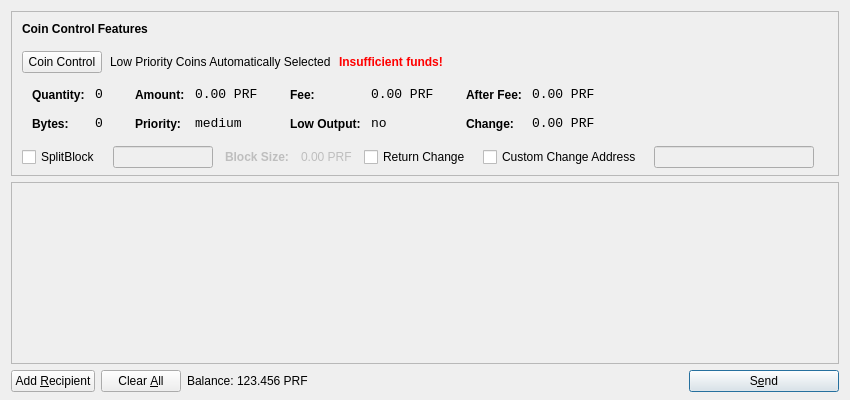
<?xml version="1.0" encoding="UTF-8"?>
<ui version="4.0">
 <class>SendCoinsDialog</class>
 <widget class="QDialog" name="SendCoinsDialog">
  <property name="geometry">
   <rect>
    <x>0</x>
    <y>0</y>
    <width>850</width>
    <height>400</height>
   </rect>
  </property>
  <property name="windowTitle">
   <string>Send Coins</string>
  </property>
  <layout class="QVBoxLayout" name="verticalLayout" stretch="0,1,0">
   <property name="bottomMargin">
    <number>8</number>
   </property>
   <item>
    <widget class="QFrame" name="frameCoinControl">
     <property name="sizePolicy">
      <sizepolicy hsizetype="Expanding" vsizetype="Expanding">
       <horstretch>0</horstretch>
       <verstretch>0</verstretch>
      </sizepolicy>
     </property>
     <property name="maximumSize">
      <size>
       <width>16777215</width>
       <height>16777215</height>
      </size>
     </property>
     <property name="frameShape">
      <enum>QFrame::StyledPanel</enum>
     </property>
     <property name="frameShadow">
      <enum>QFrame::Sunken</enum>
     </property>
     <layout class="QVBoxLayout" name="verticalLayoutCoinControl2">
      <property name="spacing">
       <number>6</number>
      </property>
      <property name="leftMargin">
       <number>0</number>
      </property>
      <property name="topMargin">
       <number>0</number>
      </property>
      <property name="rightMargin">
       <number>0</number>
      </property>
      <property name="bottomMargin">
       <number>6</number>
      </property>
      <item>
       <layout class="QVBoxLayout" name="verticalLayoutCoinControl" stretch="0,0,0,0,1">
        <property name="spacing">
         <number>0</number>
        </property>
        <property name="leftMargin">
         <number>10</number>
        </property>
        <property name="topMargin">
         <number>10</number>
        </property>
        <item>
         <layout class="QHBoxLayout" name="horizontalLayoutCoinControl1">
          <property name="bottomMargin">
           <number>15</number>
          </property>
          <item>
           <widget class="QLabel" name="labelCoinControlFeatures">
            <property name="sizePolicy">
             <sizepolicy hsizetype="Preferred" vsizetype="Maximum">
              <horstretch>0</horstretch>
              <verstretch>0</verstretch>
             </sizepolicy>
            </property>
            <property name="font">
             <font>
              <weight>75</weight>
              <bold>true</bold>
             </font>
            </property>
            <property name="styleSheet">
             <string notr="true">font-weight:bold;</string>
            </property>
            <property name="text">
             <string>Coin Control Features</string>
            </property>
           </widget>
          </item>
         </layout>
        </item>
        <item>
         <layout class="QHBoxLayout" name="horizontalLayoutCoinControl2" stretch="0,0,0,0">
          <property name="spacing">
           <number>8</number>
          </property>
          <property name="bottomMargin">
           <number>10</number>
          </property>
          <item>
           <widget class="QPushButton" name="pushButtonCoinControl">
            <property name="styleSheet">
             <string notr="true"/>
            </property>
            <property name="text">
             <string>Coin Control</string>
            </property>
           </widget>
          </item>
          <item>
           <widget class="QLabel" name="labelCoinControlAutomaticallySelected">
            <property name="text">
             <string>Low Priority Coins Automatically Selected</string>
            </property>
            <property name="margin">
             <number>5</number>
            </property>
           </widget>
          </item>
          <item>
           <widget class="QLabel" name="labelCoinControlInsuffFunds">
            <property name="font">
             <font>
              <weight>75</weight>
              <bold>true</bold>
             </font>
            </property>
            <property name="styleSheet">
             <string notr="true">color:red;font-weight:bold;</string>
            </property>
            <property name="text">
             <string>Insufficient funds!</string>
            </property>
            <property name="margin">
             <number>5</number>
            </property>
           </widget>
          </item>
          <item>
           <spacer name="horizontalSpacerCoinControl">
            <property name="orientation">
             <enum>Qt::Horizontal</enum>
            </property>
            <property name="sizeHint" stdset="0">
             <size>
              <width>40</width>
              <height>1</height>
             </size>
            </property>
           </spacer>
          </item>
         </layout>
        </item>
        <item>
         <widget class="QWidget" name="widgetCoinControl" native="true">
          <property name="sizePolicy">
           <sizepolicy hsizetype="Preferred" vsizetype="Preferred">
            <horstretch>0</horstretch>
            <verstretch>0</verstretch>
           </sizepolicy>
          </property>
          <property name="minimumSize">
           <size>
            <width>0</width>
            <height>0</height>
           </size>
          </property>
          <property name="styleSheet">
           <string notr="true"/>
          </property>
          <layout class="QHBoxLayout" name="horizontalLayoutCoinControl5">
           <property name="margin">
            <number>0</number>
           </property>
           <item>
            <layout class="QHBoxLayout" name="horizontalLayoutCoinControl3" stretch="0,0,0,1">
             <property name="spacing">
              <number>20</number>
             </property>
             <property name="topMargin">
              <number>0</number>
             </property>
             <property name="bottomMargin">
              <number>10</number>
             </property>
             <item>
              <layout class="QFormLayout" name="formLayoutCoinControl1">
               <property name="horizontalSpacing">
                <number>10</number>
               </property>
               <property name="verticalSpacing">
                <number>14</number>
               </property>
               <property name="leftMargin">
                <number>10</number>
               </property>
               <property name="topMargin">
                <number>4</number>
               </property>
               <property name="rightMargin">
                <number>6</number>
               </property>
               <item row="0" column="0">
                <widget class="QLabel" name="labelCoinControlQuantityText">
                 <property name="styleSheet">
                  <string notr="true">font-weight:bold;</string>
                 </property>
                 <property name="text">
                  <string>Quantity:</string>
                 </property>
                 <property name="margin">
                  <number>0</number>
                 </property>
                </widget>
               </item>
               <item row="0" column="1">
                <widget class="QLabel" name="labelCoinControlQuantity">
                 <property name="font">
                  <font>
                   <family>Monospace</family>
                   <pointsize>10</pointsize>
                  </font>
                 </property>
                 <property name="cursor">
                  <cursorShape>IBeamCursor</cursorShape>
                 </property>
                 <property name="contextMenuPolicy">
                  <enum>Qt::ActionsContextMenu</enum>
                 </property>
                 <property name="text">
                  <string>0</string>
                 </property>
                 <property name="margin">
                  <number>0</number>
                 </property>
                 <property name="textInteractionFlags">
                  <set>Qt::LinksAccessibleByMouse|Qt::TextSelectableByKeyboard|Qt::TextSelectableByMouse</set>
                 </property>
                </widget>
               </item>
               <item row="1" column="0">
                <widget class="QLabel" name="labelCoinControlBytesText">
                 <property name="styleSheet">
                  <string notr="true">font-weight:bold;</string>
                 </property>
                 <property name="text">
                  <string>Bytes:</string>
                 </property>
                </widget>
               </item>
               <item row="1" column="1">
                <widget class="QLabel" name="labelCoinControlBytes">
                 <property name="font">
                  <font>
                   <family>Monospace</family>
                   <pointsize>10</pointsize>
                  </font>
                 </property>
                 <property name="cursor">
                  <cursorShape>IBeamCursor</cursorShape>
                 </property>
                 <property name="contextMenuPolicy">
                  <enum>Qt::ActionsContextMenu</enum>
                 </property>
                 <property name="text">
                  <string>0</string>
                 </property>
                 <property name="textInteractionFlags">
                  <set>Qt::LinksAccessibleByMouse|Qt::TextSelectableByKeyboard|Qt::TextSelectableByMouse</set>
                 </property>
                </widget>
               </item>
              </layout>
             </item>
             <item>
              <layout class="QFormLayout" name="formLayoutCoinControl2">
               <property name="horizontalSpacing">
                <number>10</number>
               </property>
               <property name="verticalSpacing">
                <number>14</number>
               </property>
               <property name="leftMargin">
                <number>6</number>
               </property>
               <property name="topMargin">
                <number>4</number>
               </property>
               <property name="rightMargin">
                <number>6</number>
               </property>
               <item row="0" column="0">
                <widget class="QLabel" name="labelCoinControlAmountText">
                 <property name="styleSheet">
                  <string notr="true">font-weight:bold;</string>
                 </property>
                 <property name="text">
                  <string>Amount:</string>
                 </property>
                 <property name="margin">
                  <number>0</number>
                 </property>
                </widget>
               </item>
               <item row="0" column="1">
                <widget class="QLabel" name="labelCoinControlAmount">
                 <property name="font">
                  <font>
                   <family>Monospace</family>
                   <pointsize>10</pointsize>
                  </font>
                 </property>
                 <property name="cursor">
                  <cursorShape>IBeamCursor</cursorShape>
                 </property>
                 <property name="contextMenuPolicy">
                  <enum>Qt::ActionsContextMenu</enum>
                 </property>
                 <property name="text">
                  <string>0.00 PRF</string>
                 </property>
                 <property name="textInteractionFlags">
                  <set>Qt::LinksAccessibleByMouse|Qt::TextSelectableByKeyboard|Qt::TextSelectableByMouse</set>
                 </property>
                </widget>
               </item>
               <item row="1" column="0">
                <widget class="QLabel" name="labelCoinControlPriorityText">
                 <property name="styleSheet">
                  <string notr="true">font-weight:bold;</string>
                 </property>
                 <property name="text">
                  <string>Priority:</string>
                 </property>
                </widget>
               </item>
               <item row="1" column="1">
                <widget class="QLabel" name="labelCoinControlPriority">
                 <property name="font">
                  <font>
                   <family>Monospace</family>
                   <pointsize>10</pointsize>
                  </font>
                 </property>
                 <property name="cursor">
                  <cursorShape>IBeamCursor</cursorShape>
                 </property>
                 <property name="contextMenuPolicy">
                  <enum>Qt::ActionsContextMenu</enum>
                 </property>
                 <property name="text">
                  <string>medium</string>
                 </property>
                 <property name="textInteractionFlags">
                  <set>Qt::LinksAccessibleByMouse|Qt::TextSelectableByKeyboard|Qt::TextSelectableByMouse</set>
                 </property>
                </widget>
               </item>
              </layout>
             </item>
             <item>
              <layout class="QFormLayout" name="formLayoutCoinControl3">
               <property name="horizontalSpacing">
                <number>10</number>
               </property>
               <property name="verticalSpacing">
                <number>14</number>
               </property>
               <property name="leftMargin">
                <number>6</number>
               </property>
               <property name="topMargin">
                <number>4</number>
               </property>
               <property name="rightMargin">
                <number>6</number>
               </property>
               <item row="0" column="0">
                <widget class="QLabel" name="labelCoinControlFeeText">
                 <property name="styleSheet">
                  <string notr="true">font-weight:bold;</string>
                 </property>
                 <property name="text">
                  <string>Fee:</string>
                 </property>
                 <property name="margin">
                  <number>0</number>
                 </property>
                </widget>
               </item>
               <item row="0" column="1">
                <widget class="QLabel" name="labelCoinControlFee">
                 <property name="font">
                  <font>
                   <family>Monospace</family>
                   <pointsize>10</pointsize>
                  </font>
                 </property>
                 <property name="cursor">
                  <cursorShape>IBeamCursor</cursorShape>
                 </property>
                 <property name="contextMenuPolicy">
                  <enum>Qt::ActionsContextMenu</enum>
                 </property>
                 <property name="text">
                  <string>0.00 PRF</string>
                 </property>
                 <property name="textInteractionFlags">
                  <set>Qt::LinksAccessibleByMouse|Qt::TextSelectableByKeyboard|Qt::TextSelectableByMouse</set>
                 </property>
                </widget>
               </item>
               <item row="1" column="0">
                <widget class="QLabel" name="labelCoinControlLowOutputText">
                 <property name="styleSheet">
                  <string notr="true">font-weight:bold;</string>
                 </property>
                 <property name="text">
                  <string>Low Output:</string>
                 </property>
                </widget>
               </item>
               <item row="1" column="1">
                <widget class="QLabel" name="labelCoinControlLowOutput">
                 <property name="font">
                  <font>
                   <family>Monospace</family>
                   <pointsize>10</pointsize>
                  </font>
                 </property>
                 <property name="cursor">
                  <cursorShape>IBeamCursor</cursorShape>
                 </property>
                 <property name="contextMenuPolicy">
                  <enum>Qt::ActionsContextMenu</enum>
                 </property>
                 <property name="text">
                  <string>no</string>
                 </property>
                 <property name="textInteractionFlags">
                  <set>Qt::LinksAccessibleByMouse|Qt::TextSelectableByKeyboard|Qt::TextSelectableByMouse</set>
                 </property>
                </widget>
               </item>
              </layout>
             </item>
             <item>
              <layout class="QFormLayout" name="formLayoutCoinControl4">
               <property name="fieldGrowthPolicy">
                <enum>QFormLayout::AllNonFixedFieldsGrow</enum>
               </property>
               <property name="horizontalSpacing">
                <number>10</number>
               </property>
               <property name="verticalSpacing">
                <number>14</number>
               </property>
               <property name="leftMargin">
                <number>6</number>
               </property>
               <property name="topMargin">
                <number>4</number>
               </property>
               <property name="rightMargin">
                <number>6</number>
               </property>
               <item row="0" column="0">
                <widget class="QLabel" name="labelCoinControlAfterFeeText">
                 <property name="styleSheet">
                  <string notr="true">font-weight:bold;</string>
                 </property>
                 <property name="text">
                  <string>After Fee:</string>
                 </property>
                 <property name="margin">
                  <number>0</number>
                 </property>
                </widget>
               </item>
               <item row="0" column="1">
                <widget class="QLabel" name="labelCoinControlAfterFee">
                 <property name="font">
                  <font>
                   <family>Monospace</family>
                   <pointsize>10</pointsize>
                  </font>
                 </property>
                 <property name="cursor">
                  <cursorShape>IBeamCursor</cursorShape>
                 </property>
                 <property name="contextMenuPolicy">
                  <enum>Qt::ActionsContextMenu</enum>
                 </property>
                 <property name="text">
                  <string>0.00 PRF</string>
                 </property>
                 <property name="textInteractionFlags">
                  <set>Qt::LinksAccessibleByMouse|Qt::TextSelectableByKeyboard|Qt::TextSelectableByMouse</set>
                 </property>
                </widget>
               </item>
               <item row="1" column="0">
                <widget class="QLabel" name="labelCoinControlChangeText">
                 <property name="styleSheet">
                  <string notr="true">font-weight:bold;</string>
                 </property>
                 <property name="text">
                  <string>Change:</string>
                 </property>
                </widget>
               </item>
               <item row="1" column="1">
                <widget class="QLabel" name="labelCoinControlChange">
                 <property name="font">
                  <font>
                   <family>Monospace</family>
                   <pointsize>10</pointsize>
                  </font>
                 </property>
                 <property name="cursor">
                  <cursorShape>IBeamCursor</cursorShape>
                 </property>
                 <property name="contextMenuPolicy">
                  <enum>Qt::ActionsContextMenu</enum>
                 </property>
                 <property name="text">
                  <string>0.00 PRF</string>
                 </property>
                 <property name="textInteractionFlags">
                  <set>Qt::LinksAccessibleByMouse|Qt::TextSelectableByKeyboard|Qt::TextSelectableByMouse</set>
                 </property>
                </widget>
               </item>
              </layout>
             </item>
            </layout>
           </item>
          </layout>
         </widget>
        </item>
        <item>
         <layout class="QHBoxLayout" name="horizontalLayoutCoinControl4" stretch="0,0,0,0,0,0,0,0">
          <property name="spacing">
           <number>12</number>
          </property>
          <property name="sizeConstraint">
           <enum>QLayout::SetDefaultConstraint</enum>
          </property>
          <property name="topMargin">
           <number>5</number>
          </property>
          <property name="rightMargin">
           <number>5</number>
          </property>
          <item>
           <widget class="QCheckBox" name="splitBlockCheckBox">
            <property name="text">
             <string>SplitBlock</string>
            </property>
           </widget>
          </item>
          <item>
           <widget class="QLineEdit" name="splitBlockLineEdit">
            <property name="enabled">
             <bool>false</bool>
            </property>
            <property name="sizePolicy">
             <sizepolicy hsizetype="Fixed" vsizetype="Fixed">
              <horstretch>0</horstretch>
              <verstretch>0</verstretch>
             </sizepolicy>
            </property>
            <property name="maximumSize">
             <size>
              <width>100</width>
              <height>16777215</height>
             </size>
            </property>
           </widget>
          </item>
          <item>
           <widget class="QLabel" name="labelBlockSizeText">
            <property name="enabled">
             <bool>false</bool>
            </property>
            <property name="font">
             <font>
              <weight>75</weight>
              <bold>true</bold>
             </font>
            </property>
            <property name="text">
             <string>Block Size:</string>
            </property>
           </widget>
          </item>
          <item>
           <widget class="QLabel" name="labelBlockSize">
            <property name="enabled">
             <bool>false</bool>
            </property>
            <property name="text">
             <string>0.00 PRF</string>
            </property>
           </widget>
          </item>
          <item>
           <widget class="QCheckBox" name="returnChangeCheckBox">
            <property name="text">
             <string>Return Change</string>
            </property>
           </widget>
          </item>
          <item>
           <widget class="QCheckBox" name="checkBoxCoinControlChange">
            <property name="text">
             <string>Custom Change Address</string>
            </property>
           </widget>
          </item>
          <item>
           <widget class="QLineEdit" name="lineEditCoinControlChange">
            <property name="enabled">
             <bool>false</bool>
            </property>
            <property name="sizePolicy">
             <sizepolicy hsizetype="Expanding" vsizetype="Fixed">
              <horstretch>0</horstretch>
              <verstretch>0</verstretch>
             </sizepolicy>
            </property>
           </widget>
          </item>
          <item>
           <widget class="QLabel" name="labelCoinControlChangeLabel">
            <property name="sizePolicy">
             <sizepolicy hsizetype="Preferred" vsizetype="Expanding">
              <horstretch>0</horstretch>
              <verstretch>0</verstretch>
             </sizepolicy>
            </property>
            <property name="minimumSize">
             <size>
              <width>0</width>
              <height>0</height>
             </size>
            </property>
            <property name="text">
             <string/>
            </property>
            <property name="margin">
             <number>3</number>
            </property>
           </widget>
          </item>
         </layout>
        </item>
        <item>
         <spacer name="verticalSpacerCoinControl">
          <property name="orientation">
           <enum>Qt::Vertical</enum>
          </property>
          <property name="sizeHint" stdset="0">
           <size>
            <width>800</width>
            <height>1</height>
           </size>
          </property>
         </spacer>
        </item>
       </layout>
      </item>
     </layout>
    </widget>
   </item>
   <item>
    <widget class="QScrollArea" name="scrollArea">
     <property name="widgetResizable">
      <bool>true</bool>
     </property>
     <widget class="QWidget" name="scrollAreaWidgetContents">
      <property name="geometry">
       <rect>
        <x>0</x>
        <y>0</y>
        <width>830</width>
        <height>158</height>
       </rect>
      </property>
      <layout class="QVBoxLayout" name="verticalLayout_2">
       <property name="margin">
        <number>0</number>
       </property>
       <item>
        <layout class="QVBoxLayout" name="entries">
         <property name="spacing">
          <number>6</number>
         </property>
        </layout>
       </item>
       <item>
        <spacer name="verticalSpacer">
         <property name="orientation">
          <enum>Qt::Vertical</enum>
         </property>
         <property name="sizeHint" stdset="0">
          <size>
           <width>20</width>
           <height>40</height>
          </size>
         </property>
        </spacer>
       </item>
      </layout>
     </widget>
    </widget>
   </item>
   <item>
    <layout class="QHBoxLayout" name="horizontalLayout">
     <item>
      <widget class="QPushButton" name="addButton">
       <property name="toolTip">
        <string>Send to multiple recipients at once</string>
       </property>
       <property name="text">
        <string>Add &amp;Recipient</string>
       </property>
       <property name="icon">
        <iconset resource="../bitcoin.qrc">
         <normaloff>:/icons/add</normaloff>:/icons/add</iconset>
       </property>
       <property name="autoDefault">
        <bool>false</bool>
       </property>
      </widget>
     </item>
     <item>
      <widget class="QPushButton" name="clearButton">
       <property name="sizePolicy">
        <sizepolicy hsizetype="Minimum" vsizetype="Fixed">
         <horstretch>0</horstretch>
         <verstretch>0</verstretch>
        </sizepolicy>
       </property>
       <property name="toolTip">
        <string>Remove all transaction fields</string>
       </property>
       <property name="text">
        <string>Clear &amp;All</string>
       </property>
       <property name="icon">
        <iconset resource="../bitcoin.qrc">
         <normaloff>:/icons/remove</normaloff>:/icons/remove</iconset>
       </property>
       <property name="autoRepeatDelay">
        <number>300</number>
       </property>
       <property name="autoDefault">
        <bool>false</bool>
       </property>
      </widget>
     </item>
     <item>
      <layout class="QHBoxLayout" name="horizontalLayout_2">
       <property name="spacing">
        <number>3</number>
       </property>
       <item>
        <widget class="QLabel" name="label">
         <property name="sizePolicy">
          <sizepolicy hsizetype="Preferred" vsizetype="Fixed">
           <horstretch>0</horstretch>
           <verstretch>0</verstretch>
          </sizepolicy>
         </property>
         <property name="text">
          <string>Balance:</string>
         </property>
        </widget>
       </item>
       <item>
        <widget class="QLabel" name="labelBalance">
         <property name="sizePolicy">
          <sizepolicy hsizetype="Preferred" vsizetype="Fixed">
           <horstretch>0</horstretch>
           <verstretch>0</verstretch>
          </sizepolicy>
         </property>
         <property name="cursor">
          <cursorShape>IBeamCursor</cursorShape>
         </property>
         <property name="text">
          <string>123.456 PRF</string>
         </property>
         <property name="textInteractionFlags">
          <set>Qt::LinksAccessibleByMouse|Qt::TextSelectableByKeyboard|Qt::TextSelectableByMouse</set>
         </property>
        </widget>
       </item>
      </layout>
     </item>
     <item>
      <spacer name="horizontalSpacer">
       <property name="orientation">
        <enum>Qt::Horizontal</enum>
       </property>
       <property name="sizeHint" stdset="0">
        <size>
         <width>40</width>
         <height>20</height>
        </size>
       </property>
      </spacer>
     </item>
     <item>
      <widget class="QPushButton" name="sendButton">
       <property name="minimumSize">
        <size>
         <width>150</width>
         <height>0</height>
        </size>
       </property>
       <property name="toolTip">
        <string>Confirm the send action</string>
       </property>
       <property name="text">
        <string>S&amp;end</string>
       </property>
       <property name="icon">
        <iconset resource="../bitcoin.qrc">
         <normaloff>:/icons/send</normaloff>:/icons/send</iconset>
       </property>
       <property name="default">
        <bool>true</bool>
       </property>
      </widget>
     </item>
    </layout>
   </item>
  </layout>
 </widget>
 <resources>
  <include location="../bitcoin.qrc"/>
 </resources>
 <connections/>
</ui>
